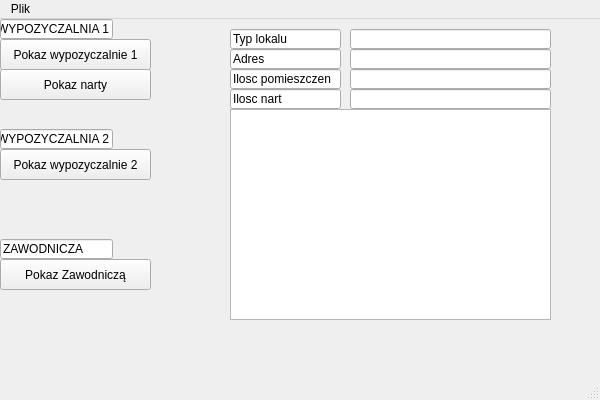
<?xml version="1.0" encoding="UTF-8"?>
<ui version="4.0">
 <class>MainWindowClass</class>
 <widget class="QMainWindow" name="MainWindowClass">
  <property name="geometry">
   <rect>
    <x>0</x>
    <y>0</y>
    <width>600</width>
    <height>400</height>
   </rect>
  </property>
  <property name="windowTitle">
   <string>Wypozyczalnia nart</string>
  </property>
  <property name="windowIcon">
   <iconset resource="mainwindow.qrc">
    <normaloff>:/new/prefix1/ikonka.ico</normaloff>:/new/prefix1/ikonka.ico</iconset>
  </property>
  <property name="styleSheet">
   <string notr="true">QMainWindow
{
background-image: url(:/new/prefix2/carbonfiber.jpg);
}</string>
  </property>
  <widget class="QWidget" name="centralWidget">
   <property name="styleSheet">
    <string notr="true"/>
   </property>
   <widget class="QPushButton" name="pokazNartyButton">
    <property name="geometry">
     <rect>
      <x>0</x>
      <y>20</y>
      <width>151</width>
      <height>31</height>
     </rect>
    </property>
    <property name="styleSheet">
     <string notr="true"/>
    </property>
    <property name="text">
     <string>Pokaz wypozyczalnie 1</string>
    </property>
   </widget>
   <widget class="QLineEdit" name="lineEdit_1">
    <property name="geometry">
     <rect>
      <x>350</x>
      <y>10</y>
      <width>201</width>
      <height>20</height>
     </rect>
    </property>
    <property name="autoFillBackground">
     <bool>false</bool>
    </property>
    <property name="text">
     <string/>
    </property>
   </widget>
   <widget class="QGraphicsView" name="graphicsView">
    <property name="geometry">
     <rect>
      <x>230</x>
      <y>90</y>
      <width>321</width>
      <height>211</height>
     </rect>
    </property>
   </widget>
   <widget class="QLineEdit" name="lineEdit_4">
    <property name="geometry">
     <rect>
      <x>230</x>
      <y>10</y>
      <width>111</width>
      <height>20</height>
     </rect>
    </property>
    <property name="text">
     <string>Typ lokalu</string>
    </property>
   </widget>
   <widget class="QLineEdit" name="lineEdit_2">
    <property name="geometry">
     <rect>
      <x>350</x>
      <y>30</y>
      <width>201</width>
      <height>20</height>
     </rect>
    </property>
   </widget>
   <widget class="QLineEdit" name="lineEdit_3">
    <property name="geometry">
     <rect>
      <x>350</x>
      <y>50</y>
      <width>201</width>
      <height>20</height>
     </rect>
    </property>
    <property name="focusPolicy">
     <enum>Qt::StrongFocus</enum>
    </property>
    <property name="autoFillBackground">
     <bool>false</bool>
    </property>
    <property name="frame">
     <bool>true</bool>
    </property>
    <property name="echoMode">
     <enum>QLineEdit::Normal</enum>
    </property>
    <property name="cursorMoveStyle">
     <enum>Qt::LogicalMoveStyle</enum>
    </property>
    <property name="clearButtonEnabled">
     <bool>false</bool>
    </property>
   </widget>
   <widget class="QLineEdit" name="lineEdit_5">
    <property name="geometry">
     <rect>
      <x>230</x>
      <y>30</y>
      <width>111</width>
      <height>20</height>
     </rect>
    </property>
    <property name="text">
     <string>Adres</string>
    </property>
   </widget>
   <widget class="QLineEdit" name="lineEdit_6">
    <property name="geometry">
     <rect>
      <x>230</x>
      <y>50</y>
      <width>111</width>
      <height>20</height>
     </rect>
    </property>
    <property name="text">
     <string>Ilosc pomieszczen</string>
    </property>
   </widget>
   <widget class="QLineEdit" name="lineEdit">
    <property name="geometry">
     <rect>
      <x>230</x>
      <y>70</y>
      <width>111</width>
      <height>20</height>
     </rect>
    </property>
    <property name="text">
     <string>Ilosc nart</string>
    </property>
   </widget>
   <widget class="QLineEdit" name="lineEdit_7">
    <property name="geometry">
     <rect>
      <x>350</x>
      <y>70</y>
      <width>201</width>
      <height>20</height>
     </rect>
    </property>
   </widget>
   <widget class="QPushButton" name="pushButton">
    <property name="geometry">
     <rect>
      <x>0</x>
      <y>50</y>
      <width>151</width>
      <height>31</height>
     </rect>
    </property>
    <property name="styleSheet">
     <string notr="true"/>
    </property>
    <property name="text">
     <string>Pokaz narty</string>
    </property>
   </widget>
   <widget class="QPushButton" name="pushButton_2">
    <property name="geometry">
     <rect>
      <x>0</x>
      <y>130</y>
      <width>151</width>
      <height>31</height>
     </rect>
    </property>
    <property name="styleSheet">
     <string notr="true"/>
    </property>
    <property name="text">
     <string>Pokaz wypozyczalnie 2</string>
    </property>
   </widget>
   <widget class="QLineEdit" name="lineEdit_8">
    <property name="geometry">
     <rect>
      <x>0</x>
      <y>0</y>
      <width>113</width>
      <height>20</height>
     </rect>
    </property>
    <property name="text">
     <string>WYPOZYCZALNIA 1</string>
    </property>
   </widget>
   <widget class="QLineEdit" name="lineEdit_9">
    <property name="geometry">
     <rect>
      <x>0</x>
      <y>110</y>
      <width>113</width>
      <height>20</height>
     </rect>
    </property>
    <property name="text">
     <string>WYPOZYCZALNIA 2</string>
    </property>
   </widget>
   <widget class="QPushButton" name="pushButton_4">
    <property name="geometry">
     <rect>
      <x>0</x>
      <y>240</y>
      <width>151</width>
      <height>31</height>
     </rect>
    </property>
    <property name="styleSheet">
     <string notr="true"/>
    </property>
    <property name="text">
     <string>Pokaz Zawodniczą</string>
    </property>
   </widget>
   <widget class="QLineEdit" name="lineEdit_10">
    <property name="geometry">
     <rect>
      <x>0</x>
      <y>220</y>
      <width>113</width>
      <height>20</height>
     </rect>
    </property>
    <property name="text">
     <string>ZAWODNICZA</string>
    </property>
   </widget>
  </widget>
  <widget class="QStatusBar" name="statusBar"/>
  <widget class="QMenuBar" name="menuBar">
   <property name="geometry">
    <rect>
     <x>0</x>
     <y>0</y>
     <width>600</width>
     <height>26</height>
    </rect>
   </property>
   <widget class="QMenu" name="menucos">
    <property name="title">
     <string>Plik</string>
    </property>
    <addaction name="actionWyj_cie"/>
   </widget>
   <addaction name="menucos"/>
  </widget>
  <action name="actionWyj_cie">
   <property name="text">
    <string>Wyjście</string>
   </property>
  </action>
 </widget>
 <layoutdefault spacing="6" margin="11"/>
 <resources>
  <include location="mainwindow.qrc"/>
 </resources>
 <connections>
  <connection>
   <sender>pokazNartyButton</sender>
   <signal>clicked()</signal>
   <receiver>MainWindowClass</receiver>
   <slot>pokazwypozyczalnie()</slot>
   <hints>
    <hint type="sourcelabel">
     <x>119</x>
     <y>52</y>
    </hint>
    <hint type="destinationlabel">
     <x>231</x>
     <y>127</y>
    </hint>
   </hints>
  </connection>
  <connection>
   <sender>actionWyj_cie</sender>
   <signal>triggered()</signal>
   <receiver>MainWindowClass</receiver>
   <slot>close()</slot>
   <hints>
    <hint type="sourcelabel">
     <x>-1</x>
     <y>-1</y>
    </hint>
    <hint type="destinationlabel">
     <x>299</x>
     <y>199</y>
    </hint>
   </hints>
  </connection>
  <connection>
   <sender>pushButton</sender>
   <signal>clicked()</signal>
   <receiver>MainWindowClass</receiver>
   <slot>pokaznarty()</slot>
   <hints>
    <hint type="sourcelabel">
     <x>150</x>
     <y>72</y>
    </hint>
    <hint type="destinationlabel">
     <x>277</x>
     <y>55</y>
    </hint>
   </hints>
  </connection>
  <connection>
   <sender>pushButton_2</sender>
   <signal>clicked()</signal>
   <receiver>MainWindowClass</receiver>
   <slot>pokazwypozyczalnie2()</slot>
   <hints>
    <hint type="sourcelabel">
     <x>150</x>
     <y>151</y>
    </hint>
    <hint type="destinationlabel">
     <x>421</x>
     <y>43</y>
    </hint>
   </hints>
  </connection>
  <connection>
   <sender>pushButton_4</sender>
   <signal>clicked()</signal>
   <receiver>MainWindowClass</receiver>
   <slot>pokazwypozyczalnianartzawodniczych()</slot>
   <hints>
    <hint type="sourcelabel">
     <x>75</x>
     <y>281</y>
    </hint>
    <hint type="destinationlabel">
     <x>299</x>
     <y>199</y>
    </hint>
   </hints>
  </connection>
 </connections>
 <slots>
  <slot>message()</slot>
  <slot>colorchange()</slot>
  <slot>pokazwypozyczalnie()</slot>
  <slot>pokaznarty()</slot>
  <slot>pokazwypozyczalnie2()</slot>
  <slot>pokaznarty2()</slot>
  <slot>pokazwypozyczalnianartzawodniczych()</slot>
 </slots>
</ui>
